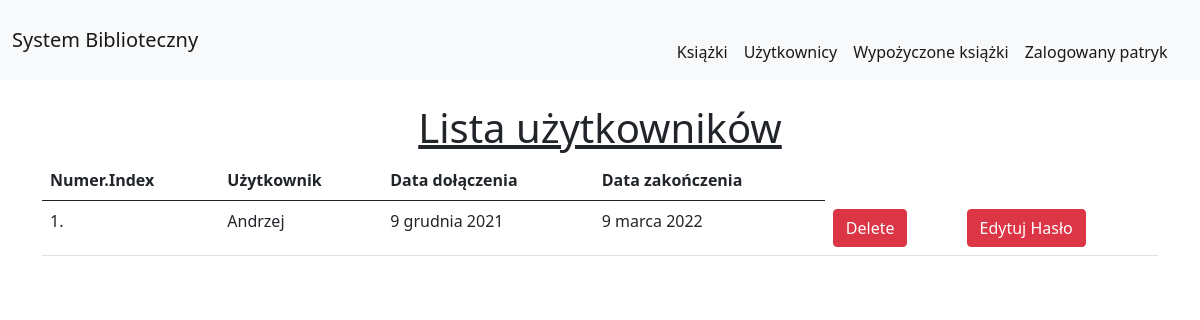
Before: /view_users/ (signed in) with the older database file.
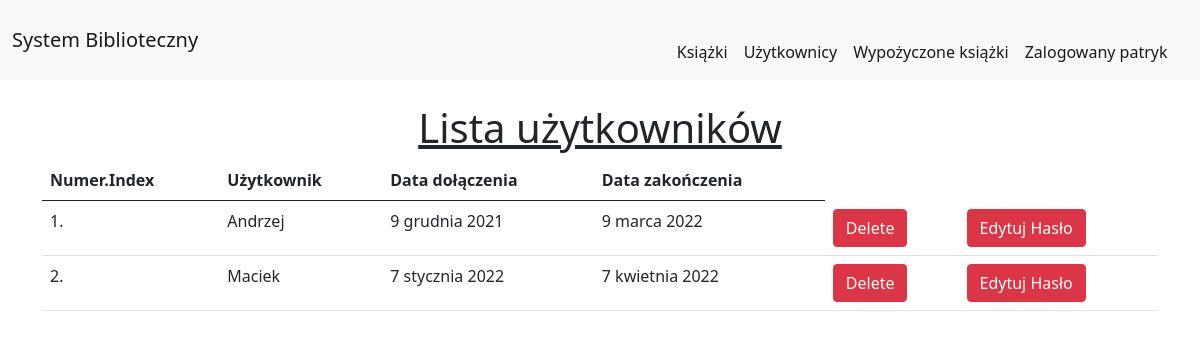
After: the same page with the newer database file.
### Biblioteka/models.py (models this page shows, shortened)
class User_of_Library(models.Model):
    user = models.ForeignKey(User, on_delete=models.SET_NULL, null=True)
    date_of_start = models.DateField(auto_now=True)
    date_of_end = models.DateField(default=date_doom)

### Biblioteka/views.py (the view)
# urls.py: path("view_users/", views.view_users, name="view_users"),
@login_required()
@user_passes_test(lambda u: u.is_superuser)
def view_users(request):
    users = User_of_Library.objects.all()
    return render(request, "view_users.html", {'users': users})

### Biblioteka/templates/view_users.html (shortened to what this page needs)
{% extends 'basic.html' %}
{% load static %}
{% block body %}
<div class="container mt-4">
    <h1 class="text-center"><u>Lista użytkowników</u></h1>
    <table class="table table-hover" id="example">
        <thead>
            <tr>
                <th>Numer.Index</th>
                <th>Użytkownik</th>
                <th>Data dołączenia</th>
                <th>Data zakończenia</th>
            </tr>
        </thead>
        <tbody>
            {% for u in users %}
            <tr>
                <td>{{forloop.counter}}.</td>
                <td>{{u.user}}</td>
                <td>{{u.date_of_start}}</td>
                <td>{{u.date_of_end}}</td>
                <td><a href="/delete_student/{{u.user}}/" class="btn btn-danger" onclick="return confirm('Czy na pewno chcesz usunąć użytkownika')">Delete</a></td>
                <td><a href="/change_password/{{u.user}}/" class="btn btn-danger">Edytuj Hasło</a></td>
            {% endfor %}
        </tbody>
    </table>
    </div>
{% endblock %}

Changed rows visible on the page:
added User_of_Library: user "Maciek", date_of_start "7 stycznia 2022", date_of_end "7 kwietnia 2022"
